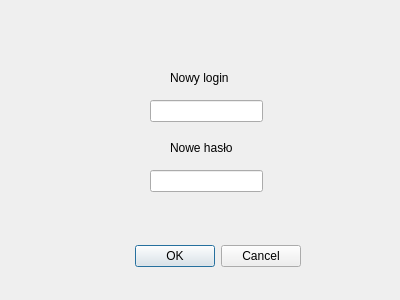
<?xml version="1.0" encoding="UTF-8"?>
<ui version="4.0">
 <class>login2</class>
 <widget class="QDialog" name="login2">
  <property name="geometry">
   <rect>
    <x>0</x>
    <y>0</y>
    <width>400</width>
    <height>300</height>
   </rect>
  </property>
  <property name="windowTitle">
   <string>Dialog</string>
  </property>
  <widget class="QDialogButtonBox" name="buttonBox">
   <property name="geometry">
    <rect>
     <x>100</x>
     <y>240</y>
     <width>201</width>
     <height>32</height>
    </rect>
   </property>
   <property name="orientation">
    <enum>Qt::Horizontal</enum>
   </property>
   <property name="standardButtons">
    <set>QDialogButtonBox::Cancel|QDialogButtonBox::Ok</set>
   </property>
  </widget>
  <widget class="QLabel" name="label">
   <property name="geometry">
    <rect>
     <x>170</x>
     <y>70</y>
     <width>91</width>
     <height>16</height>
    </rect>
   </property>
   <property name="text">
    <string>Nowy login</string>
   </property>
  </widget>
  <widget class="QLabel" name="label_2">
   <property name="geometry">
    <rect>
     <x>170</x>
     <y>140</y>
     <width>91</width>
     <height>16</height>
    </rect>
   </property>
   <property name="text">
    <string>Nowe hasło</string>
   </property>
  </widget>
  <widget class="QLineEdit" name="lineEdit">
   <property name="geometry">
    <rect>
     <x>150</x>
     <y>100</y>
     <width>113</width>
     <height>22</height>
    </rect>
   </property>
  </widget>
  <widget class="QLineEdit" name="lineEdit_2">
   <property name="geometry">
    <rect>
     <x>150</x>
     <y>170</y>
     <width>113</width>
     <height>22</height>
    </rect>
   </property>
   <property name="echoMode">
    <enum>QLineEdit::Password</enum>
   </property>
  </widget>
 </widget>
 <resources/>
 <connections>
  <connection>
   <sender>buttonBox</sender>
   <signal>accepted()</signal>
   <receiver>login2</receiver>
   <slot>accept()</slot>
   <hints>
    <hint type="sourcelabel">
     <x>248</x>
     <y>254</y>
    </hint>
    <hint type="destinationlabel">
     <x>157</x>
     <y>274</y>
    </hint>
   </hints>
  </connection>
  <connection>
   <sender>buttonBox</sender>
   <signal>rejected()</signal>
   <receiver>login2</receiver>
   <slot>reject()</slot>
   <hints>
    <hint type="sourcelabel">
     <x>316</x>
     <y>260</y>
    </hint>
    <hint type="destinationlabel">
     <x>286</x>
     <y>274</y>
    </hint>
   </hints>
  </connection>
 </connections>
</ui>
